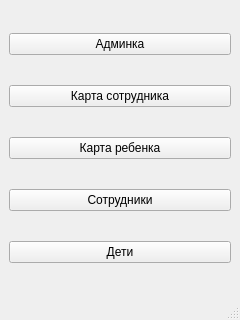
<?xml version="1.0" encoding="UTF-8"?>
<ui version="4.0">
 <class>MainWindow</class>
 <widget class="QMainWindow" name="MainWindow">
  <property name="geometry">
   <rect>
    <x>0</x>
    <y>0</y>
    <width>240</width>
    <height>320</height>
   </rect>
  </property>
  <property name="windowTitle">
   <string>Управление</string>
  </property>
  <property name="windowOpacity">
   <double>1.000000000000000</double>
  </property>
  <property name="toolTipDuration">
   <number>-1</number>
  </property>
  <widget class="QWidget" name="centralwidget">
   <layout class="QVBoxLayout" name="verticalLayout">
    <item>
     <widget class="QPushButton" name="admin_button">
      <property name="text">
       <string>Админка</string>
      </property>
     </widget>
    </item>
    <item>
     <widget class="QPushButton" name="employee_button">
      <property name="text">
       <string>Карта сотрудника</string>
      </property>
     </widget>
    </item>
    <item>
     <widget class="QPushButton" name="child_button">
      <property name="text">
       <string>Карта ребенка</string>
      </property>
     </widget>
    </item>
    <item>
     <widget class="QPushButton" name="employes_button">
      <property name="text">
       <string>Сотрудники</string>
      </property>
     </widget>
    </item>
    <item>
     <widget class="QPushButton" name="children_button">
      <property name="text">
       <string>Дети</string>
      </property>
     </widget>
    </item>
   </layout>
  </widget>
  <widget class="QStatusBar" name="statusbar"/>
 </widget>
 <resources/>
 <connections/>
</ui>
